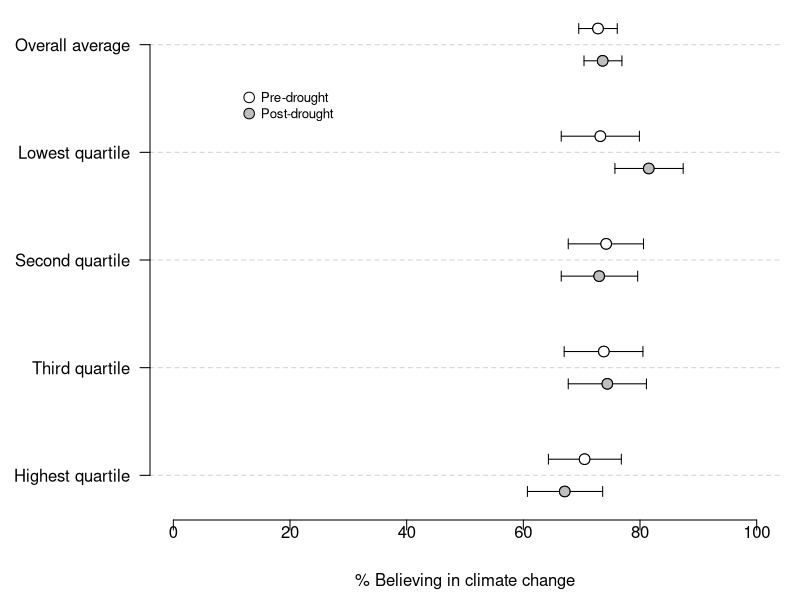
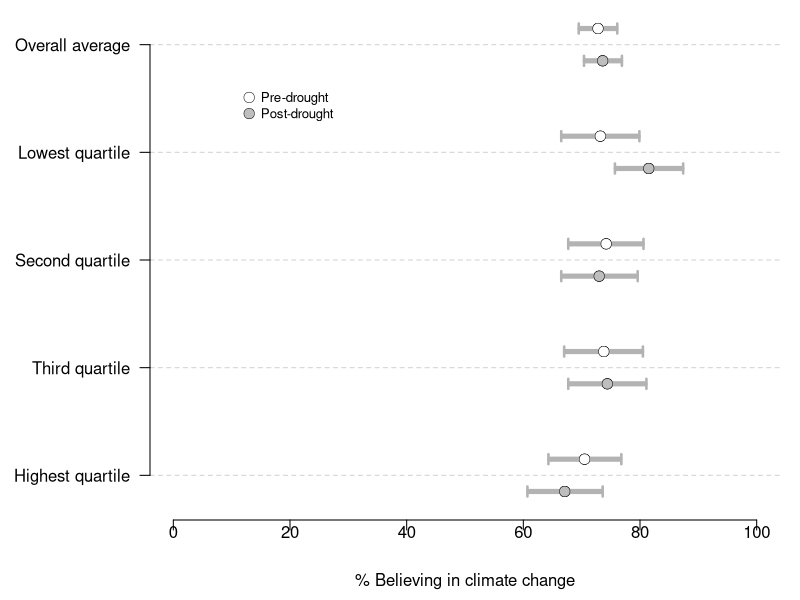

These charts were generated, in order, by the following R code:
# Set up data. Severity will provide the labels, pre is the pre-drought mean (i.e., effect size estimate), post is the post-drought mean. lowerCIpre and upperCIpre are the lower and upper bounds of the 95% confidence intervals for the pre-drought data, lowerCIpost and upperCIpost are the same for the post-drought data. If I were fancier, I could calculate those and store them as variables rather than manually input them from prior analysis. But I'm not that fancy.
severity = c("Overall average","Lowest quartile","Second quartile","Third quartile","Highest quartile")
pre = c(72.8,73.2,74.2,73.8,70.5)
post = c(73.6,81.5,73.0,74.4,67.1)
lowerCIpre = c(69.5,66.5,67.7,67.0,64.3)
upperCIpre = c(76.1,79.9,80.6,80.5,76.8)
lowerCIpost = c(70.4,75.7,66.5,67.7,60.7)
upperCIpost = c(76.9,87.4,79.6,81.1,73.6)


# Generate numbers for the y-axis.
y.axis <- length(severity):1

# Generate an adjustment value to move the dots up or down so you can see the intervals
adjustment <- 0.15

png("climateBinYoY-errorbars.png", height = 6, width = 8.5, units = "in",res=600)


par(mar=c(4.5,7.5,.5,1), lheight = .3)

plot(pre, y.axis + adjustment, type = "p", axes=F, xlab = "% Believing in climate change", ylab = "", cex = 1.4, xlim = c(0,100), ylim = c(min(y.axis - adjustment), max(y.axis + adjustment)), main = "")

abline(h = y.axis, lty = 2, lwd = 1, col = "light grey")

points(post, y.axis - adjustment, pch = 21, cex = 1.4, bg = "gray" )

# CI Bars using the arrows command. lwd adjusts line width
arrows(lowerCIpre, y.axis + adjustment, upperCIpre, y.axis + adjustment, code = 3, length = 0.05, angle = 90)

arrows(lowerCIpost, y.axis - adjustment, upperCIpost, y.axis - adjustment, code = 3, length = 0.05, angle = 90)

# re-draw the dots to make them appear over the CI lines
points(pre, y.axis + adjustment, pch = 21, cex = 1.4, bg = "white" )
points(post, y.axis - adjustment, pch = 21, cex = 1.4, bg = "gray" )


axis(1,at = seq(0,100, by = 20), label = seq(0,100, by = 20), mgp = c(.5,.6,.50), cex.axis = 1)

axis(2, at = y.axis, label = severity, las = 1, tick = T, cex.axis =1.0)



text(15,4.5, "Pre-drought", adj=0, cex = .8) # key labels
text(15,4.35, "Post-drought", adj=0, cex = .8)
points(13,4.51, cex = 1.4)
points(13,4.36,pch = 21, bg = "gray", cex = 1.4)

dev.off()


# Another way of displaying the error bars is as plain old lines, not arrows. This requires a few hacks (using segments and arrows, for example) and reducing the outline of the points (using lwd) for aesthetic purposes. I think the aesthetics of this could be improved, but this will do for now.

png("climateBinYoY-errorlines.png", height = 6, width = 8.5, units = "in",res=600)


par(mar=c(4.5,7.5,.5,1), lheight = .3)

plot(pre, y.axis + adjustment, type = "p", axes=F, xlab = "% Believing in climate change", ylab = "", cex = 1.4, xlim = c(0,100), ylim = c(min(y.axis - adjustment), max(y.axis + adjustment)), main = "", lwd = 0.5)

abline(h = y.axis, lty = 2, lwd = 1, col = "light grey")

points(post, y.axis - adjustment, pch = 21, cex = 1.4, bg = "gray", lwd = 0.5 )

# Use a combination of the arrows and segments command to create the error bars. The segments makes the lines and the arrows makes the end of the lines.

arrows(lowerCIpre, y.axis + adjustment, upperCIpre, y.axis + adjustment, code = 3, length = 0.05, angle = 90, col = "gray70", lwd = 2.5)
segments(lowerCIpre, y.axis + adjustment, upperCIpre, y.axis + adjustment, col = "gray70", lwd = 5, lend = 1)

arrows(lowerCIpost, y.axis - adjustment, upperCIpost, y.axis - adjustment, code = 3, length = 0.05, angle = 90, col = "gray70", lwd = 2.5)
segments(lowerCIpost, y.axis - adjustment, upperCIpost, y.axis - adjustment, col = "gray70", lwd = 5, lend = 1)

# re-draw the dots to make them appear over the CI lines
points(pre, y.axis + adjustment, pch = 21, cex = 1.4, bg = "white", lwd = 0.5 )
points(post, y.axis - adjustment, pch = 21, cex = 1.4, bg = "gray", lwd = 0.5 )


axis(1,at = seq(0,100, by = 20), label = seq(0,100, by = 20), mgp = c(.5,.6,.50), cex.axis = 1)

axis(2, at = y.axis, label = severity, las = 1, tick = T, cex.axis =1.0)



text(15,4.5, "Pre-drought", adj=0, cex = .8) # key labels
text(15,4.35, "Post-drought", adj=0, cex = .8)
points(13,4.51, cex = 1.4, lwd = 0.5)
points(13,4.36,pch = 21, bg = "gray", cex = 1.4, lwd = 0.5)

dev.off()
